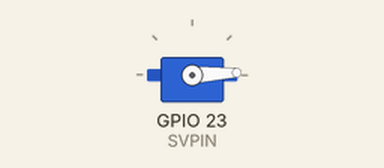
A sketch run on a simulated ESP32. Shown: servo.

Above: at 0.05 s.
At 0.8 s:
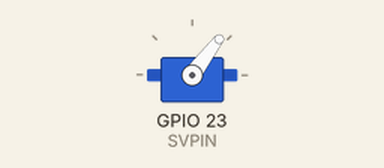
At 1.6 s:
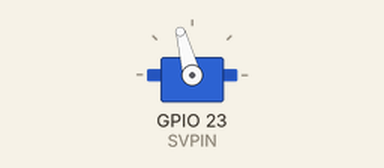
At 3.2 s:
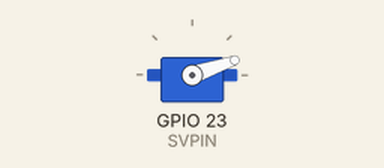
Timing chart, 0 to 6.8 s (numbered marks = the images above):
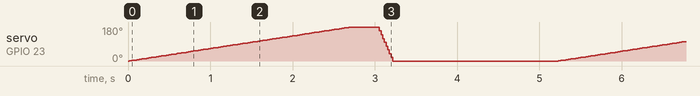

The sketch:

basic_servo_movement.ino
```cpp
// Basic servo motion
// function to move from start to end position at a given speed


#include <Arduino.h>
#include <ESP32Servo.h>

#define SVPIN 23

Servo myservo;  // create servo object to control a servo

int pos = 0;    // variable to store the servo position
const int max_pos = 200; // max angle
const int high_speed = 1;
const int med_speed = 5;
const int low_speed = 15;


void setup() {
  myservo.attach(SVPIN);  // attaches the servo on pin 13 to the servo object
}

void loop() {
  servo_move(0, max_pos, low_speed);
  servo_move(max_pos, 0, high_speed);
  delay(2000);
}


// function to move motor from start_pos to end_pos at speed (speed is time delay between each position step
void servo_move(int start_pos, int end_pos, int servo_speed){
  // if start and end position are equal do nothing
  if (start_pos == end_pos){}
  // if start is less than end step up to end_pos
  else if (start_pos < end_pos) {
      for (pos = start_pos; pos <= end_pos; pos += 1) {
        myservo.write(pos);
        delay(servo_speed);
      }
  // if start is more than end step down to end_pos
  } else {
      for (pos = start_pos; pos >= end_pos; pos -= 1) {
        myservo.write(pos);
        delay(servo_speed);
      }
  }
}
```
